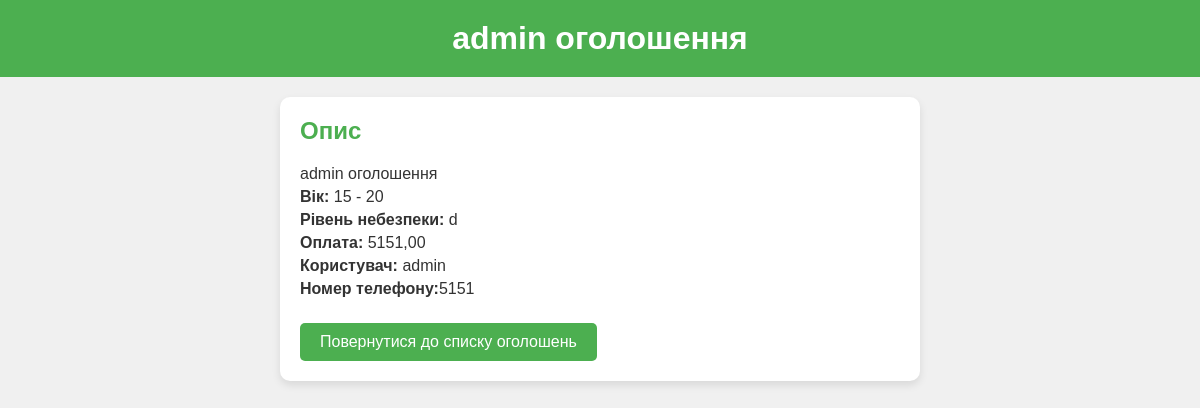
/job_advertisements/3/, run on an earlier commit of the app's database.
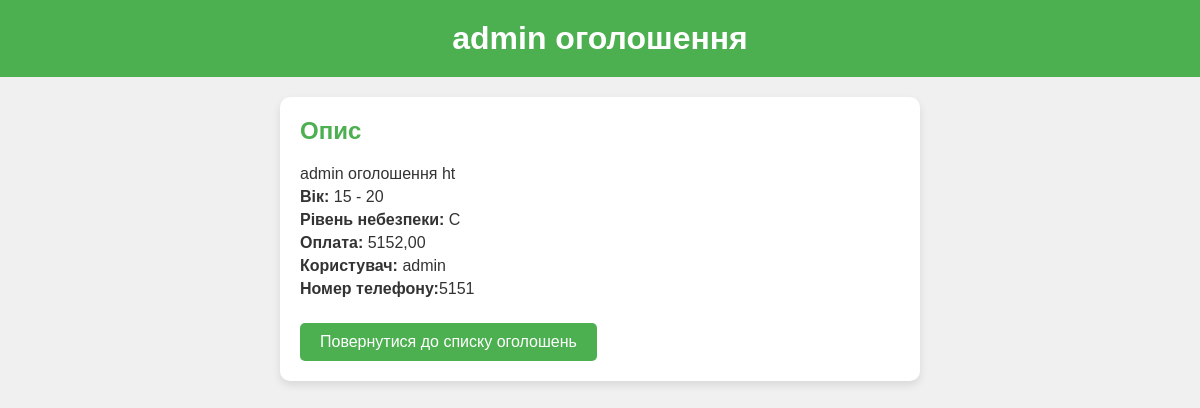
And on a later commit of the database.
### numo/models.py (models this page shows, shortened)
class JobAdvertisement(models.Model):
    user = models.ForeignKey(settings.AUTH_USER_MODEL, on_delete=models.CASCADE)
    title = models.CharField(max_length=100)
    description = models.TextField()
    min_age = models.PositiveIntegerField()
    max_age = models.PositiveIntegerField()
    city = models.CharField(max_length=50)
    phone_number = models.CharField(max_length=20)
    payment = models.DecimalField(max_digits=10, decimal_places=2)
    danger = models.CharField(
        max_length=1,
        choices=[
            ('A', 'A'),
            ('B', 'B'),
            ('C', 'C'),
            ('D', 'D')
        ]
    )

### numo/views.py (the view)
# urls.py: path('job_advertisements/<int:advertisement_id>/', views.job_advertisement_detail_view, name='job_advertisement_detail'),  # Новий маршрут для перегляду деталей оголошення про пошук робітників
def job_advertisement_detail_view(request, advertisement_id):
    advertisement = get_object_or_404(JobAdvertisement, id=advertisement_id)
    return render(request, 'job_advertisement_detail.html', {'advertisement': advertisement})

### numo/templates/job_advertisement_detail.html (shortened to what this page needs)
<!DOCTYPE html>
<html lang="en">
<head>
</head>
<body>
    <h1>{{ advertisement.title }}</h1>
    <div class="container">
        <h2>Опис</h2>
        <p>{{ advertisement.description }}</p>
        <p><strong>Вік:</strong> {{ advertisement.min_age }} - {{ advertisement.max_age }}</p>
        <p><strong>Рівень небезпеки:</strong> {{ advertisement.danger }}</p>
        <p><strong>Оплата:</strong> {{ advertisement.payment }}</p>
        <p><strong>Користувач:</strong> {{ advertisement.user.username }}</p>
        <p><strong>Номер телефону:</strong>{{ advertisement.phone_number }}</p>
        <a href="{% url 'job_advertisements' %}">Повернутися до списку оголошень</a>
    </div>
</body>
</html>

What changed in the data, as far as the page shows it:
changed JobAdvertisement "admin оголошення": description "admin оголошення" → "admin оголошення ht"; danger "d" → "C"; payment "5151,00" → "5152,00"
